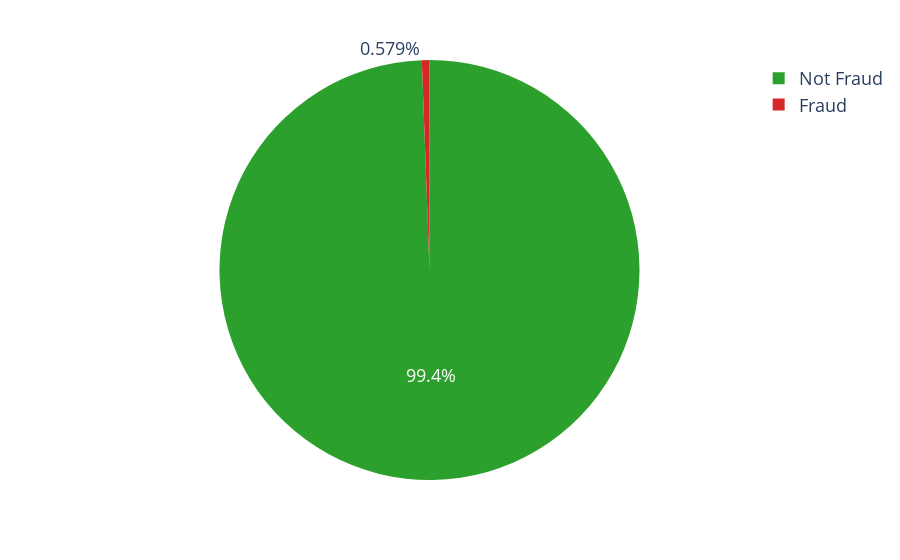

The cell this chart's notebook holds for it:
### Code cell
exit_counts = df_train["is_fraud"].value_counts().reset_index()
exit_counts.columns = ["is_fraud", "count"]

fig = px.pie(
    exit_counts,
    values="count",
    names=["Not Fraud", "Fraud"],
    color_discrete_sequence=["#2ca02c", "#d62728"],
    hover_data={"count": ":.0f"},
)

fig.update_layout(
    font=dict(size=18),  # Increase text size for all labels and text
    legend=dict(
        font=dict(size=18),  # Increase legend font size
    ),
    hoverlabel=dict(
        font_size=16,  # Increase hover label font size
    ),
)

fig.update_traces(hovertemplate="%{value} transactions")

fig.show()

### Figure 1 — Plotly figure (JSON) as saved in the notebook; plotly's stock layout.template omitted (floating-point values rounded to 4 significant figures)
{"data": [{"customdata": [[1289169], [7506]], "domain": {"x": [0, 1], "y": [0, 1]}, "hovertemplate": "%{value} transactions", "labels": ["Not Fraud", "Fraud"], "legendgroup": "", "name": "", "showlegend": true, "type": "pie", "values": [1289169, 7506]}], "layout": {"font": {"size": 18}, "hoverlabel": {"font": {"size": 16}}, "legend": {"font": {"size": 18}, "tracegroupgap": 0}, "margin": {"t": 60}, "piecolorway": ["#2ca02c", "#d62728"]}}
